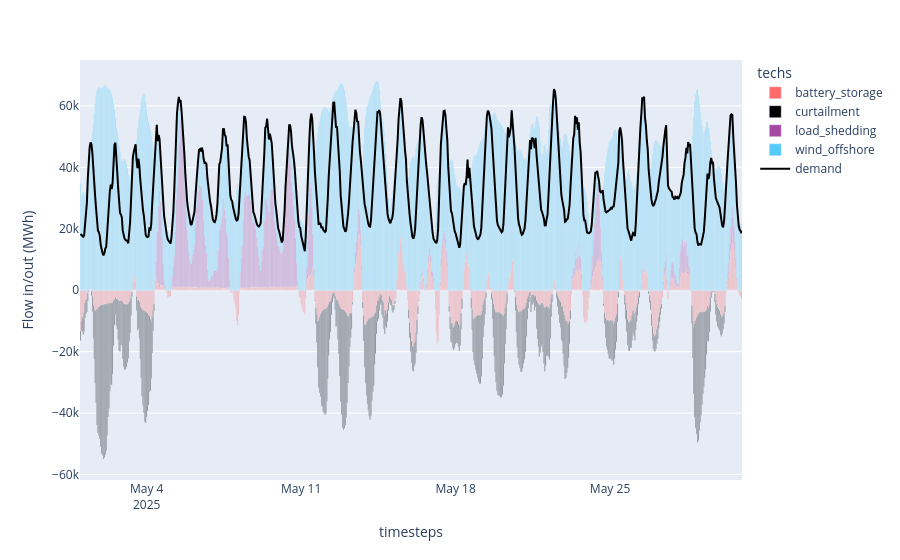

Notebook cell for this chart:
### Code cell
plot_dispatch(
    model_path=f"results/{scenario_name}_results.nc",
    plot_export_path=f"results/{scenario_name}_dispatch.html",
)

### Figure 1 — Plotly figure (JSON) as saved in the notebook; plotly's stock layout.template omitted (floating-point values rounded to 4 significant figures; data arrays with more than 128 entries replaced by an {"elided": "..."} marker saying what was removed)
{"data": [{"hovertemplate": "techs=battery_storage<br>timesteps=%{x}<br>Flow in/out (MWh)=%{y}<extra></extra>", "legendgroup": "battery_storage", "marker": {"color": "#FF6B6B", "pattern": {"shape": ""}}, "name": "battery_storage", "orientation": "v", "showlegend": true, "textposition": "auto", "type": "bar", "x": {"elided": "720 str values"}, "xaxis": "x", "y": {"elided": "720 float values"}, "yaxis": "y"}, {"hovertemplate": "techs=curtailment<br>timesteps=%{x}<br>Flow in/out (MWh)=%{y}<extra></extra>", "legendgroup": "curtailment", "marker": {"color": "#000000", "pattern": {"shape": ""}}, "name": "curtailment", "orientation": "v", "showlegend": true, "textposition": "auto", "type": "bar", "x": {"elided": "677 str values"}, "xaxis": "x", "y": {"elided": "677 float values"}, "yaxis": "y"}, {"hovertemplate": "techs=load_shedding<br>timesteps=%{x}<br>Flow in/out (MWh)=%{y}<extra></extra>", "legendgroup": "load_shedding", "marker": {"color": "#A349A4", "pattern": {"shape": ""}}, "name": "load_shedding", "orientation": "v", "showlegend": true, "textposition": "auto", "type": "bar", "x": {"elided": "720 str values"}, "xaxis": "x", "y": {"elided": "720 float values"}, "yaxis": "y"}, {"hovertemplate": "techs=wind_offshore<br>timesteps=%{x}<br>Flow in/out (MWh)=%{y}<extra></extra>", "legendgroup": "wind_offshore", "marker": {"color": "#56CBF9", "pattern": {"shape": ""}}, "name": "wind_offshore", "orientation": "v", "showlegend": true, "textposition": "auto", "type": "bar", "x": {"elided": "720 str values"}, "xaxis": "x", "y": {"elided": "720 float values"}, "yaxis": "y"}, {"marker": {"color": "black"}, "name": "demand", "type": "scatter", "x": {"elided": "720 str values"}, "y": {"elided": "720 float values"}}], "layout": {"barmode": "relative", "legend": {"title": {"text": "techs"}, "tracegroupgap": 0}, "margin": {"t": 60}, "xaxis": {"anchor": "y", "domain": [0, 1], "title": {"text": "timesteps"}}, "yaxis": {"anchor": "x", "domain": [0, 1], "title": {"text": "Flow in/out (MWh)"}}}}
